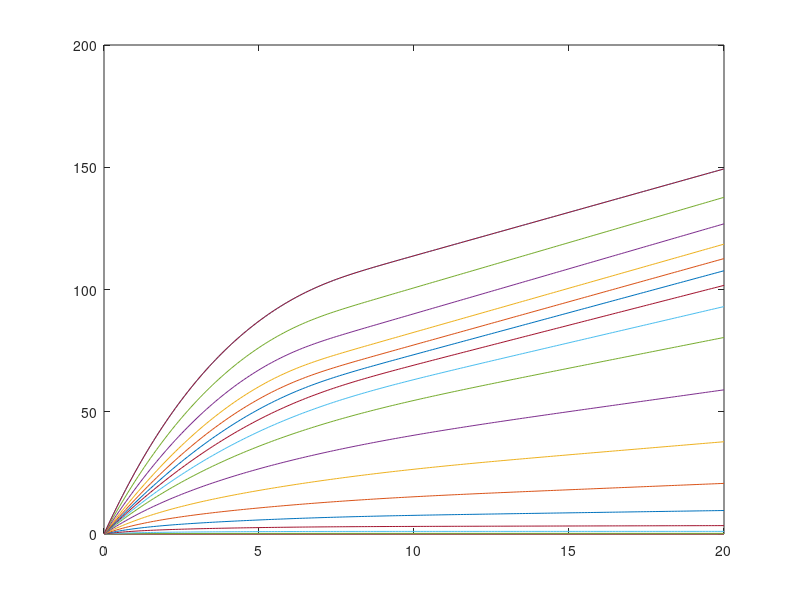

MATLAB code for this plot:
%%% Breakdown of the model for the Wolfspeed SiC power MOSFET C3M0075120K



% Since there is temperature dependence of multiple values, set a constant
% T = 25C for analysis
Tj = 25; 



%%% Conduction Behavior:

% % Forward Conduction
% G1 d1 s value {
% +	if(V(s,d3)<0,
% +		0
% +		,
% +		if (V(gk,s)<V(NET3) ,
% +		-((0.035)*(v(gk,s)-V(NET3)))*(-(1+p10*v(s,d3))*0.008)*(((log(1+exp(v(gk,s)-V(NET3))))**2)-
% +		((log(1+exp(v(gk,s)-V(NET3)-(0.854*v(s,d3)))))**2))
% +		,
% +		-((v(NET5)+v(NET4))*(v(gk,s)-V(NET3)))*(1+v(P8)*v(s,d3))*(((log(1+exp(v(gk,s)-V(NET3))))**2)-
% +		((log(1+exp(v(gk,s)-V(NET3)-(V(NET2)*v(s,d3)*((1+exp(-v(NET10)*v(s,d3)))**v(NET1))))))**2))
% +		)
% +			)
% +			}

vds = 0:0.1:20;

vgs = (0:1:20)';
% vgs = (0:.1:20)';


p10  = 0.0011;
p11 = -8;
p12 = 19;
p13 = 15;

vgk = min(max(p11,vgs),p12);

v3 = 8e-6*Tj^2-4.7e-3*Tj+2.8224;

% e5		NET5   0	Value {
% +					if (V(gk,s)>11 ,
% *+				(-0.9267*V(gk,s)**3+49.313*V(gk,s)**2-877.727*V(gk,s)+5351.268)/10000
% +				((87.641n*V(Tj)**3+46.001u*V(Tj)**2-15.03m*V(Tj)-0.13539)*V(gk,s)**3+
% +				(-4.7725u*V(Tj)**3-2.0118m*V(Tj)**2+0.69225*V(Tj)+13.826)*V(gk,s)**2+
% +				(86.016u*V(Tj)**3+27.876m*V(Tj)**2-10.322*V(Tj)-366.33)*v(gk,s)+
% +				(-496.9u*V(Tj)**3-0.12272*V(Tj)**2+49.167*V(Tj)+3084.3))/10000
% +					,
% +					if (V(gk,s)<=11 & V(gk,s)>9,
% *+				(15*V(gk,s)**2-245*V(gk,s)+1470)/10000
% +				((8.3091u*V(Tj)**3+1.2517m*V(Tj)**2-0.30635*V(Tj)-4.25318)*(V(gk,s)**2)+
% +				(-166.98u*V(Tj)**3-21.874m*V(Tj)**2+4.7236*V(Tj)+53.187)*v(gk,s)+
% +				(821.34u*V(Tj)**3+90.986m*V(Tj)**2-15.564*V(Tj)+475.4))/10000
% +					,
% *+				(13.958*V(gk,s)**2-158.333*V(gk,s)+774.375)/10000
% +				((-8.337u*V(Tj)**3+1.507m*V(Tj)**2-94.69m*V(Tj)+2.806)*(V(gk,s)**2)+
% +				(92.64u*V(Tj)**3-16.24m*V(Tj)**2+0.5932*V(Tj)-61.12)*v(gk,s)+
% +				(-166.9u*V(Tj)**3+19.64m*V(Tj)**2+4.464*V(Tj)+932.7))/10000
% +			)
% +			)
% +			}

% % If vgk > 11:
% v5 = ((87.641e-9*Tj^3+46.001e-6*Tj^2-15.03e-3*Tj-0.13539)*vgk.^3+(-4.7725e-6*Tj^3-2.0118e-3*Tj^2+0.69225*Tj+13.826)*vgk.^2+...
%     (86.016e-6*Tj^3+27.876e-3*Tj^2-10.322*Tj-366.33)*vgk+(-496.9e-6*Tj^3-0.12272*Tj^2+49.167*Tj+3084.3))/10000;
% v5 = (-0.4810*vgk.^3+29.8003*vgk.^2+(-605.6135)*vgk+(4.2290e+03))/10000;
% v5 = @(v)(-0.4810*v.^3+29.8003*v.^2+(-605.6135)*v+(4.2290e+03))/10000;

% % If vgk <= 11 & vgk > 9
% v5 = ((8.3091e-6*Tj^3+1.2517e-3*Tj^2-0.30635*Tj-4.25318)*(vgk.^2)+(-166.98e-6*Tj.^3-21.874e-3*Tj^2+4.7236*Tj+53.187)*vgk+...
%     (821.34e-6*Tj^3+90.986e-3*Tj^2-15.564*Tj+475.4))/10000;
% v5 = (-10.9998*vgk.^2+154.9967*vgk+155.9997)/10000;

% % If vgk <= 9
% v5 = ((-8.337e-6*Tj^3+1.507e-3*Tj^2-94.69e-3*Tj+2.806)*(vgk.^2)+(92.64e-6*Tj^3-16.24e-3*Tj^2+0.5932*Tj-61.12)*vgk+...
%     (-166.9e-6*Tj^3+19.64e-3*Tj^2+4.464*Tj+932.7))/10000;
% v5 = (1.2504*vgk.^2+(-54.9925)*vgk+1.0540e+03)/10000;

s5_1 = vgk > 11;
s5_2 = vgk <= 11 & vgk > 9;
s5_3 = vgs <= 9;

v5_1 = s5_1.*((-0.4810*vgk.^3+29.8003*vgk.^2+(-605.6135)*vgk+(4.2290e+03))/10000);
v5_2 = s5_2.*((-10.9998*vgk.^2+154.9967*vgk+155.9997)/10000);
v5_3 = s5_3.*((1.2504*vgk.^2+(-54.9925)*vgk+1.0540e+03)/10000);

v5 = v5_1 + v5_2 + v5_3;

% figure
% plot(vgs, v5)



% e_p8	P8	0	Value {Limit(((95.93n*V(Tj)**3-17.89u*V(Tj)**2+8.478u*V(Tj)+35.59m)*(V(gk,s)**3)+
% +				(-4.135u*V(Tj)**3+831u*V(Tj)**2-8.584m*V(Tj)-2.647)*(V(gk,s)**2)+
% +				(54.29u*V(Tj)**3-11.48m*V(Tj)**2+0.1753*V(Tj)+51.4)*v(gk,s)+
% +				(-216u*V(Tj)**3+46.84m*V(Tj)**2-0.7812*V(Tj)-210.8))/1000,0.001,0.2)
% +					}

% vp8_sig = ((95.93e-9*Tj^3-17.89e-6*Tj^2+8.478e-6*Tj+35.59e-3)*(vgk.^3)+(-4.135e-6*Tj^3+831e-6*Tj^2-8.584e-3*Tj-2.647)*(vgk.^2)+...
%     (54.29e-6*Tj^3-11.48e-3*Tj^2+0.1753*Tj+51.4)*vgk+(-216e-6*Tj^3+46.84e-3*Tj^2-0.7812*Tj-210.8))/1000;
vp8_sig = (0.0261*(vgk.^3)+(-4.135e-6*Tj^3+831e-6*Tj^2-8.584e-3*Tj-2.647)*(vgk.^2)+49.4558*vgk+(-204.4300))/1000;
vp8 = min(max(vp8_sig,0.001),0.2);

v2 = 15.35e-3*vgk+371.85e-3;

% e10		NET10   0	Value {Limit(((-94.87u*V(Tj)**2+25.49m*V(Tj)-0.8726)*(V(gk,s)**3)+
% +					(3.038m*V(Tj)**2-0.8788*V(Tj)+35.82)*(V(gk,s)**2)+
% +					(-29.94m*V(Tj)**2+9.729*V(Tj)-501.7)*v(gk,s)+
% +					(85.19m*V(Tj)**2-34.18*V(Tj)+2452))/1000,0.001,3.7)
% +				      }
% v10_sig = ((-94.87e-6*Tj^2+25.49e-3*Tj-0.8726)*(vgk.^3)+(3.038e-3*Tj^2-0.8788*Tj+35.82)*(vgk.^2)+...
%     (-29.94e-3*Tj^2+9.729*Tj-501.7)*vgk+(85.19e-3*Tj^2-34.18*Tj+2452))/1000;
v10_sig = ((-0.2946)*vgk.^3+15.7488*vgk.^2+(-277.1875)*vgk+1.6507e+03)/1000;
v10 = min(max(v10_sig,0.001),3.7);



% e1		NET1	0	Value {Limit(((997.8n*V(Tj)**3-167.2u*V(Tj)**2+2.679m*V(Tj)-97.69m)*V(gk,s)**4+
% +				(-48.54u*V(Tj)**3+7.754m*V(Tj)**2-69.85m*V(Tj)+2.697)*V(gk,s)**3+
% +				(839.1u*V(Tj)**3-0.1254*V(Tj)**2-0.1785*V(Tj)+1.003)*V(gk,s)**2+
% +				(-6.049m*V(Tj)**3+0.8158*V(Tj)**2+15.49*V(Tj)-400.7)*v(gk,s)+
% +				(15.16m*V(Tj)**3-1.738*V(Tj)**2-88.88*V(Tj)+3393))/1000,0.01,15)
% +					}

% v1_sig = ((997.8e-9*Tj^3-167.2e-6*Tj^2+2.679e-3*Tj-97.69e-3)*vgk.^4+(-48.54e-6*Tj^3+7.754e-3*Tj^2-69.85e-3*Tj+2.697)*vgk.^3+...
%     (839.1e-6*Tj^3-0.1254*Tj^2-0.1785*Tj+1.003)*vgk.^2+(-6.049e-3*Tj^3+0.8158*Tj^2+15.49*Tj-400.7)*vgk+...
%     (15.16e-3*Tj^3-1.738*Tj^2-88.88*Tj+3393))/1000;
v1_sig = ((-0.1196)*vgk.^4+5.0386*vgk.^3+(-68.7236)*vgk.^2+401.9094*vgk+321.6250)/1000;
v1 = min(max(v1_sig,0.01),15);

% Id forward when Vgk < v3
Id_forward_1 = ((0.035)*vgk-v3)*(-(1+p10*vds)*0.008).*(((log(1+exp(vgk-v3))).^2)-((log(1+exp(vgk-v3-(0.854*vds)))).^2));
% Id_forward_1(vgk>=v3,:)=NaN;

% Id forward when Vgk >= v3
Id_forward_2 = ((v5.*(vgk-v3))).*(1+vp8.*vds).*(((log(1+exp(vgk-v3))).^2)-((log(1+exp(vgk-v3-(v2.*vds.*((1+exp(-v10.*vds)).^v1))))).^2));

Id_forward = Id_forward_1.*(vgk<v3)+Id_forward_2.*(vgk>=v3);
% Id_forward_1(vgk>=v3,:)=NaN;

figure
plot(vds, Id_forward)


% % Reverse Conduction
% G2 d1 s value {
% +	if(V(d3,s)<0,
% +		0
% +		,
% +		if (V(gk,s)<V(NET3) ,
% +		((0.035)*(v(gk,s)-V(NET3)))*(-(1+p10*v(d3,s))*0.008)*(((log(1+exp(v(gk,s)-V(NET3))))**2)-
% +		((log(1+exp(v(gk,s)-V(NET3)-(0.854*v(d3,s)))))**2))
% +		,
% +		((v(NET5)*(v(gk,s)-V(NET3))))*(1+v(P8)*v(d3,s))*(((log(1+exp(v(gk,s)-V(NET3))))**2)-
% +		((log(1+exp(v(gk,s)-V(NET3)-(V(NET2)*v(d3,s)*((1+exp(-v(NET10)*v(d3,s)))**v(NET1))))))**2))
% +		)
% +			)
% +			}
